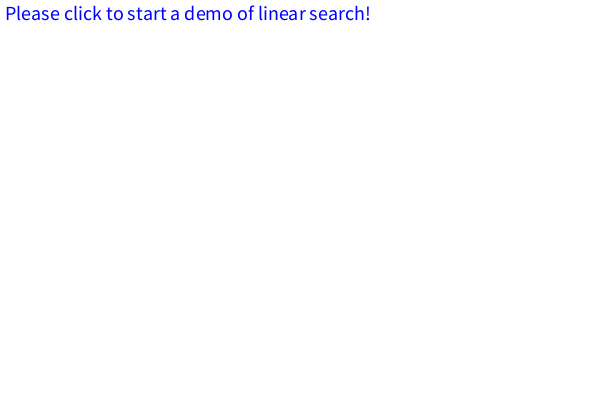
Frame 1 (no input)
Frame 60 (the mouse pressed at the canvas centre just before this capture): identical to frame 1, image omitted
Frame 120 (the mouse held since frame 60 and released just before this capture): identical to frame 1, image omitted

The Processing sketch that drew this single still picture (run headless with seeded random() and noise(); from frame 60 on, the mouse is pressed at the canvas centre):

// Processing sketch: linear
// ── linear.pde
//generate linear search visuals within a certain range!
String digitToX(int digit) {
    // Replace each digit with an 'X'
    String chars = "";
    for (int k = 0; k < String.valueOf(digit).length(); k++) {
        chars += "X";
    }
    return chars;
}


String[] linearSearch(int[] array , int target) {
    //if not found the result array will increase by 2!
    String[] result = new String[array.length + 2];    
    
    result[array.length] = target + " |";
    
    for (int i = 0;i < array.length;i++) {
        String step = target + " |";
        for (int j = 0;j < array.length;j++) {
            if (j < i) {
                step += "   " + digitToX(array[j]);
            }
            else step += "   " + array[j];
        };
        result[i] = step;
        
        if (array[i] == target) {
            result[i + 1] = target + " | FOUND at index " + i;
            
            //we need to do pruning of empty blank now which we are not using!
            String pruned[] = new String[i + 2];
            
            for (int k = 0;k < pruned.length;k++) {
                pruned[k] = result[k];
            }
            
            return pruned;
        }
        
        //keep filling the extra useless array of all XX! (Saving CPU!😎)
        result[array.length] += "   " + digitToX(array[i]);
    }
    
    result[array.length + 1] = "NOT FOUND";
    return result;
}

int[] generateRandomArray(int n, int start, int end) {
    int[] array = new int[n];
    for (int i = 0; i < n; i++) {
        array[i] = int(random(start, end));
    }
    return array;
}

int selectRandomTarget(int[] array) {
    float rand = random(1);
    if (rand < 0.9) { // 90% of the time, select a random index from the array
        int index = int(random(array.length));
        return array[index];
    } else { // 10% of the time, return an arbitrary value not found in the array
        int maxValue = max(array);
        return maxValue + 1; // This value will not be found in the array
    }
}

//Discalimer: The Mouse click function is at last of the file dues to varibale dependency & resetting!

//Scroll.pde #copy paste (nothing to check)

String[] sentences = new String[]{"Please click to start a demo of linear search!"};

//joystick(you can change these varibales to play with!)
//* canvas size alsofalse under this category!
int desired = 1; //the number of lines that will be displayed
int fontSize = 20;
int maxi = 5; //maximun number of lines that can be displayed at once


//utility varibales(don't touch these! changing these varibales will break the code!)
int timer = millis();
boolean scrolling = false;
int scroll = fontSize; //starting position for drawFunction!

//draws the text from starting index to ending index top to bottom from position!
//returns decision to stop scrolling or not assuming the screen is in scrolling condition at that moment!
//(#😎 intelligent decision making function!) 

boolean drawText(String[] sentences, int start, int end, int position) {
    //assume that the screen is is scrolling state now!
    boolean isScrolling = true;
    
    //these are maths! (not gonna explain!)
    int lineGap = ceil(height / maxi);
    lineGap += ((lineGap - fontSize - 5) / (maxi - 1));
    
    for (int i = start; i < end; i++) {
        
        text(sentences[i], 5 , position);
        
        //while drawing the lines, everytime we draw something on screen starting position
        //there is apossibility that we have scrolled one line! so we need to stop after
        //scrolling one line! #decision-making
        if (position == fontSize) isScrolling = false;
        
        position += lineGap;
    }
    
    //decision made by function if the scrolling needs to be stopped or not!!
    return isScrolling; 
}

//setup text size , color  and lineGap
void setup() {
    size(600, 400); //canvas
    textSize(fontSize); 
    fill(color(0,0,255));//blue
}

void draw() {
    //there is nothing to scroll more and show so no need to draw anything! we are at our end!
    if (desired > sentences.length) return;
    
    //clear the screen everytime!
    background(255);
    
    //if the screen is scrolling then decrease the scroll to make it look like scrolling!
    if (scrolling) {
        scroll --;
    }
    //update thescrolling state according to the estimation of function! 
    scrolling = drawText(sentences, 0, desired, scroll);
}

//tell about if dormancy period is over or not!
boolean isAllowed() { 
    int currentTime = millis();
    int diff = currentTime - timer;
    if (diff > 500) {
        timer = currentTime;
        return true;
    };
    return false;
};

//increase desired by 1 if allowed by timer & if not scrolling
void keyPressed() {
    if (isAllowed() && !scrolling) {
        desired = desired<= sentences.length ? desired + 1 : desired;  
        //screenis overflowing start scrolling!
        if (desired > maxi && desired <=  sentences.length) scrolling = true;
    }
}

//the mouse click functionality!
void mouseClicked() {
    scroll = fontSize;
    desired = 1;
    scrolling = false;
    int[] intArray = generateRandomArray(10, 1, 100);
    sentences = linearSearch(intArray, selectRandomTarget(intArray));
}
